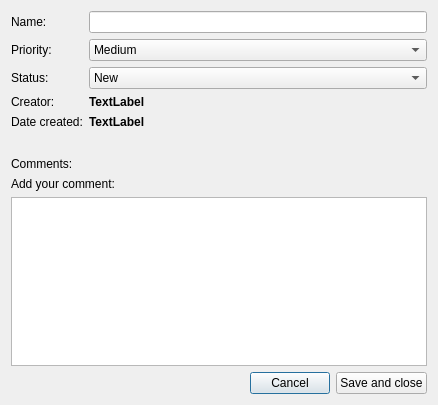
<?xml version="1.0" encoding="UTF-8"?>
<ui version="4.0">
 <class>BugWindow</class>
 <widget class="QDialog" name="BugWindow">
  <property name="geometry">
   <rect>
    <x>0</x>
    <y>0</y>
    <width>438</width>
    <height>405</height>
   </rect>
  </property>
  <property name="windowTitle">
   <string>Dialog</string>
  </property>
  <layout class="QVBoxLayout" name="_2">
   <item>
    <layout class="QFormLayout" name="formLayout">
     <property name="fieldGrowthPolicy">
      <enum>QFormLayout::AllNonFixedFieldsGrow</enum>
     </property>
     <item row="0" column="0">
      <widget class="QLabel" name="label">
       <property name="text">
        <string>Name:</string>
       </property>
      </widget>
     </item>
     <item row="0" column="1">
      <widget class="QLineEdit" name="nameEdit"/>
     </item>
     <item row="1" column="0">
      <widget class="QLabel" name="label_2">
       <property name="text">
        <string>Priority:</string>
       </property>
      </widget>
     </item>
     <item row="2" column="0">
      <widget class="QLabel" name="label_3">
       <property name="text">
        <string>Status:</string>
       </property>
      </widget>
     </item>
     <item row="3" column="0">
      <widget class="QLabel" name="label_4">
       <property name="text">
        <string>Creator:</string>
       </property>
      </widget>
     </item>
     <item row="4" column="0">
      <widget class="QLabel" name="label_5">
       <property name="text">
        <string>Date created:</string>
       </property>
      </widget>
     </item>
     <item row="4" column="1">
      <widget class="QLabel" name="dateLabel">
       <property name="font">
        <font>
         <weight>75</weight>
         <bold>true</bold>
        </font>
       </property>
       <property name="text">
        <string>TextLabel</string>
       </property>
      </widget>
     </item>
     <item row="3" column="1">
      <widget class="QLabel" name="creatorLabel">
       <property name="font">
        <font>
         <weight>75</weight>
         <bold>true</bold>
        </font>
       </property>
       <property name="text">
        <string>TextLabel</string>
       </property>
      </widget>
     </item>
     <item row="1" column="1">
      <widget class="QComboBox" name="priorityBox">
       <property name="currentIndex">
        <number>1</number>
       </property>
       <item>
        <property name="text">
         <string>Low</string>
        </property>
       </item>
       <item>
        <property name="text">
         <string>Medium</string>
        </property>
       </item>
       <item>
        <property name="text">
         <string>High</string>
        </property>
       </item>
      </widget>
     </item>
     <item row="2" column="1">
      <widget class="QComboBox" name="statusBox">
       <item>
        <property name="text">
         <string>New</string>
        </property>
       </item>
       <item>
        <property name="text">
         <string>Reopened</string>
        </property>
       </item>
       <item>
        <property name="text">
         <string>Fixed</string>
        </property>
       </item>
       <item>
        <property name="text">
         <string>Invalid</string>
        </property>
       </item>
      </widget>
     </item>
     <item row="5" column="0">
      <spacer name="verticalSpacer">
       <property name="orientation">
        <enum>Qt::Vertical</enum>
       </property>
       <property name="sizeHint" stdset="0">
        <size>
         <width>20</width>
         <height>40</height>
        </size>
       </property>
      </spacer>
     </item>
     <item row="6" column="0">
      <widget class="QLabel" name="label_6">
       <property name="text">
        <string>Comments:</string>
       </property>
      </widget>
     </item>
    </layout>
   </item>
   <item>
    <layout class="QGridLayout" name="gridLayout">
     <item row="0" column="0">
      <widget class="QLabel" name="label_7">
       <property name="text">
        <string>Add your comment:</string>
       </property>
      </widget>
     </item>
     <item row="1" column="0">
      <widget class="QPlainTextEdit" name="commentEdit"/>
     </item>
     <item row="2" column="0">
      <layout class="QHBoxLayout" name="horizontalLayout">
       <item>
        <spacer name="horizontalSpacer">
         <property name="orientation">
          <enum>Qt::Horizontal</enum>
         </property>
         <property name="sizeHint" stdset="0">
          <size>
           <width>40</width>
           <height>20</height>
          </size>
         </property>
        </spacer>
       </item>
       <item>
        <widget class="QPushButton" name="cancelButton">
         <property name="text">
          <string>Cancel</string>
         </property>
        </widget>
       </item>
       <item>
        <widget class="QPushButton" name="saveButton">
         <property name="text">
          <string>Save and close</string>
         </property>
        </widget>
       </item>
      </layout>
     </item>
    </layout>
   </item>
  </layout>
 </widget>
 <resources/>
 <connections/>
</ui>
